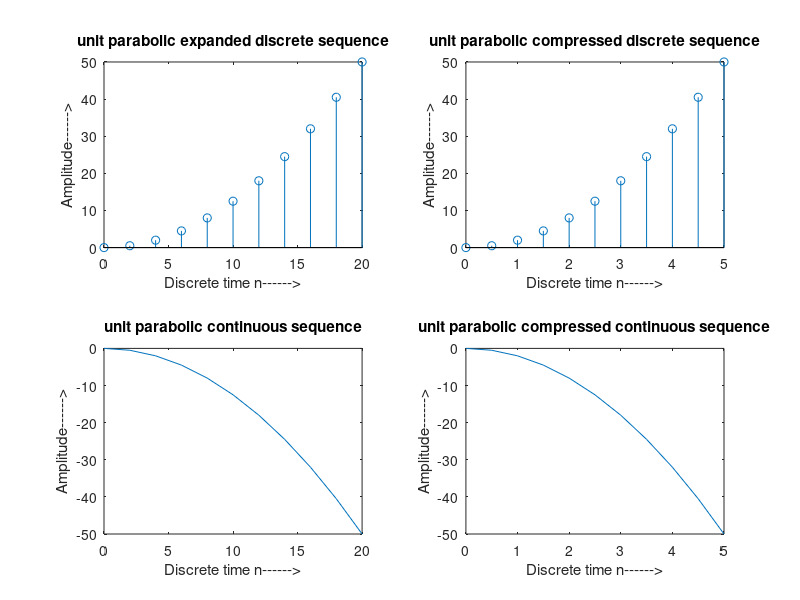

Write MATLAB code to recreate this figure.
% unit parabolic expanded discrete sequence
n=0:1:10;
parabola=0.5*(n.^2);
subplot(2,2,1);
stem(n*2,parabola);
xlabel('Discrete time n------>');
ylabel('Amplitude------>');
title('unit parabolic expanded discrete sequence');

% unit parabolic compressed discrete sequence
n=0:1:10;
parabola=0.5*(n.^2);
subplot(2,2,2);
stem(n/2,parabola);
xlabel('Discrete time n------>');
ylabel('Amplitude------>');
title('unit parabolic compressed discrete sequence');


% unit parabolic expanded continuous sequence
n=0:1:10;
parabola2=0.5*(-n.^2);
subplot(2,2,3);
plot(n*2,parabola2);
xlabel('Discrete time n------>');
ylabel('Amplitude------>');
title('unit parabolic continuous sequence');


% unit parabolic compressed continuous sequence
n=0:1:10;
parabola2=0.5*(-n.^2);
subplot(2,2,4);
plot(n/2,parabola2);
xlabel('Discrete time n------>');
ylabel('Amplitude------>');
title('unit parabolic compressed continuous sequence');
